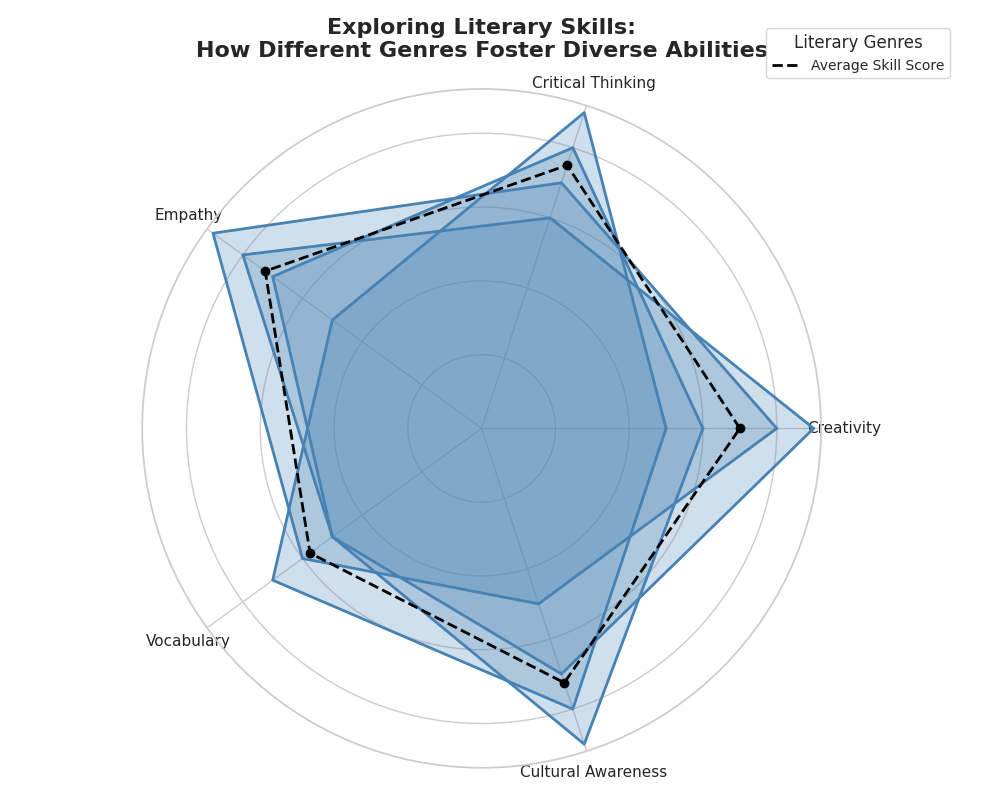

Generate this figure with Python:
import matplotlib.pyplot as plt
import numpy as np

skills = ['Creativity', 'Critical Thinking', 'Empathy', 'Vocabulary', 'Cultural Awareness']
genres = ['Fiction', 'Non-Fiction', 'Poetry', 'Drama']
data = {
    'Fiction': [8, 7, 9, 6, 5],
    'Non-Fiction': [5, 9, 5, 7, 8],
    'Poetry': [9, 6, 8, 5, 7],
    'Drama': [6, 8, 7, 5, 9],
}

average_skill_scores = np.mean(list(data.values()), axis=0)
average_skill_scores = np.append(average_skill_scores, average_skill_scores[0])

N = len(skills)
angles = np.linspace(0, 2 * np.pi, N, endpoint=False).tolist()
angles += angles[:1]

for genre in data:
    data[genre].append(data[genre][0])

fig, ax = plt.subplots(figsize=(10, 8), subplot_kw=dict(polar=True))

uniform_color = '#4682B4'
for values in data.values():
    ax.fill(angles, values, color=uniform_color, alpha=0.25)
    ax.plot(angles, values, color=uniform_color, linewidth=2)

ax.plot(angles, average_skill_scores, color='black', linestyle='dashed', linewidth=2, label='Average Skill Score')
ax.scatter(angles[:-1], average_skill_scores[:-1], color='black', zorder=10)

ax.set_yticklabels([])
ax.set_xticks(angles[:-1])
ax.set_xticklabels(skills, fontsize=11)

plt.title("Exploring Literary Skills:\nHow Different Genres Foster Diverse Abilities", size=16, fontweight='bold', va='bottom', pad=20)
plt.legend(loc='upper right', bbox_to_anchor=(1.2, 1.1), title='Literary Genres', fontsize=10)

plt.tight_layout()
plt.show()
